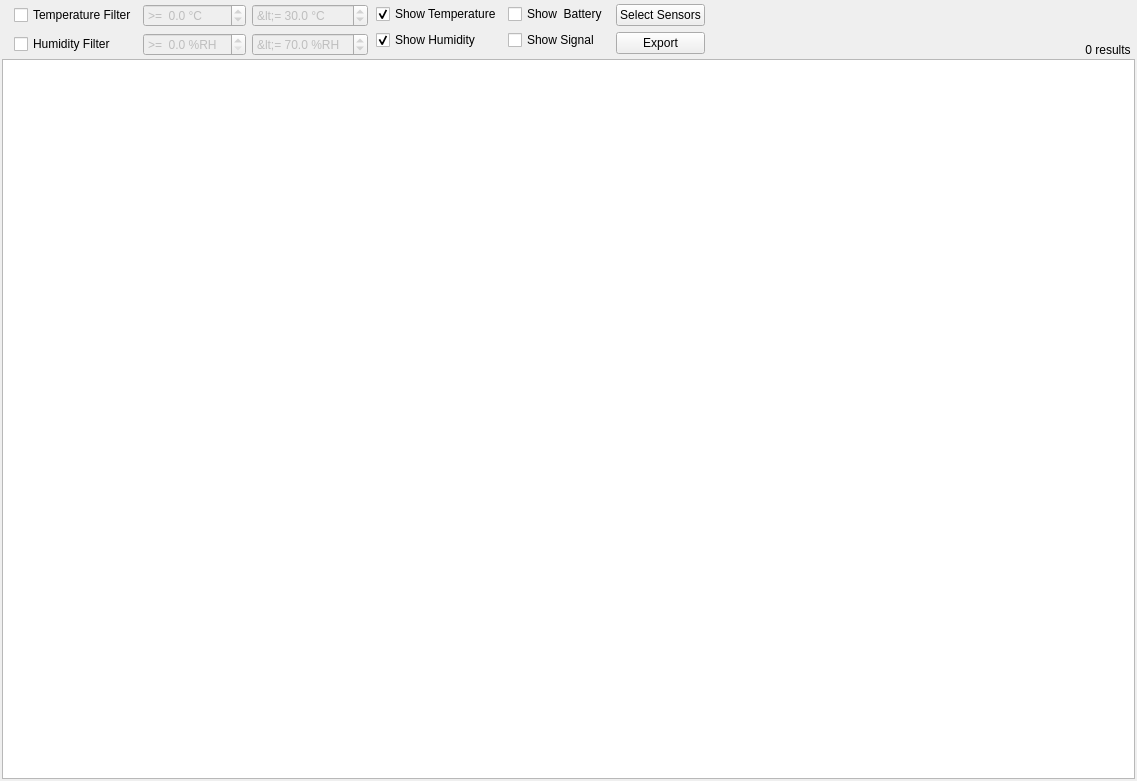
<?xml version="1.0" encoding="UTF-8"?>
<ui version="4.0">
 <class>MeasurementsWidget</class>
 <widget class="QWidget" name="MeasurementsWidget">
  <property name="geometry">
   <rect>
    <x>0</x>
    <y>0</y>
    <width>1137</width>
    <height>781</height>
   </rect>
  </property>
  <property name="windowTitle">
   <string>Form</string>
  </property>
  <layout class="QVBoxLayout" name="verticalLayout">
   <property name="spacing">
    <number>0</number>
   </property>
   <property name="leftMargin">
    <number>2</number>
   </property>
   <property name="topMargin">
    <number>2</number>
   </property>
   <property name="rightMargin">
    <number>2</number>
   </property>
   <property name="bottomMargin">
    <number>2</number>
   </property>
   <item>
    <widget class="QFrame" name="frame">
     <property name="sizePolicy">
      <sizepolicy hsizetype="Preferred" vsizetype="Preferred">
       <horstretch>0</horstretch>
       <verstretch>0</verstretch>
      </sizepolicy>
     </property>
     <property name="maximumSize">
      <size>
       <width>16777215</width>
       <height>16777215</height>
      </size>
     </property>
     <property name="frameShape">
      <enum>QFrame::NoFrame</enum>
     </property>
     <property name="frameShadow">
      <enum>QFrame::Raised</enum>
     </property>
     <layout class="QHBoxLayout" name="horizontalLayout">
      <property name="spacing">
       <number>0</number>
      </property>
      <property name="leftMargin">
       <number>0</number>
      </property>
      <property name="topMargin">
       <number>0</number>
      </property>
      <property name="rightMargin">
       <number>0</number>
      </property>
      <property name="bottomMargin">
       <number>0</number>
      </property>
      <item>
       <widget class="DateTimeFilterWidget" name="dateTimeFilter" native="true">
        <layout class="QGridLayout" name="gridLayout">
         <property name="leftMargin">
          <number>4</number>
         </property>
         <property name="topMargin">
          <number>4</number>
         </property>
         <property name="rightMargin">
          <number>4</number>
         </property>
         <property name="bottomMargin">
          <number>4</number>
         </property>
        </layout>
       </widget>
      </item>
      <item>
       <widget class="QWidget" name="widget_3" native="true">
        <layout class="QGridLayout" name="gridLayout_3">
         <property name="leftMargin">
          <number>4</number>
         </property>
         <property name="topMargin">
          <number>2</number>
         </property>
         <property name="rightMargin">
          <number>4</number>
         </property>
         <property name="bottomMargin">
          <number>2</number>
         </property>
         <item row="0" column="1">
          <widget class="QCheckBox" name="useTemperature">
           <property name="text">
            <string>Temperature Filter</string>
           </property>
           <property name="icon">
            <iconset resource="../res/res.qrc">
             <normaloff>:/icons/ui/temperature.png</normaloff>:/icons/ui/temperature.png</iconset>
           </property>
          </widget>
         </item>
         <item row="1" column="2">
          <widget class="QDoubleSpinBox" name="minHumidity">
           <property name="enabled">
            <bool>false</bool>
           </property>
           <property name="prefix">
            <string>&gt;=  </string>
           </property>
           <property name="suffix">
            <string> %RH</string>
           </property>
           <property name="decimals">
            <number>1</number>
           </property>
           <property name="maximum">
            <double>99.000000000000000</double>
           </property>
          </widget>
         </item>
         <item row="0" column="2">
          <widget class="QDoubleSpinBox" name="minTemperature">
           <property name="enabled">
            <bool>false</bool>
           </property>
           <property name="prefix">
            <string>&gt;=  </string>
           </property>
           <property name="suffix">
            <string> °C</string>
           </property>
           <property name="decimals">
            <number>1</number>
           </property>
           <property name="minimum">
            <double>-50.000000000000000</double>
           </property>
           <property name="maximum">
            <double>199.000000000000000</double>
           </property>
          </widget>
         </item>
         <item row="1" column="3">
          <widget class="QDoubleSpinBox" name="maxHumidity">
           <property name="enabled">
            <bool>false</bool>
           </property>
           <property name="prefix">
            <string>&lt;= </string>
           </property>
           <property name="suffix">
            <string> %RH</string>
           </property>
           <property name="decimals">
            <number>1</number>
           </property>
           <property name="minimum">
            <double>1.000000000000000</double>
           </property>
           <property name="value">
            <double>70.000000000000000</double>
           </property>
          </widget>
         </item>
         <item row="1" column="1">
          <widget class="QCheckBox" name="useHumidity">
           <property name="text">
            <string>Humidity Filter</string>
           </property>
           <property name="icon">
            <iconset resource="../res/res.qrc">
             <normaloff>:/icons/ui/humidity.png</normaloff>:/icons/ui/humidity.png</iconset>
           </property>
          </widget>
         </item>
         <item row="0" column="3">
          <widget class="QDoubleSpinBox" name="maxTemperature">
           <property name="enabled">
            <bool>false</bool>
           </property>
           <property name="prefix">
            <string>&lt;= </string>
           </property>
           <property name="suffix">
            <string> °C</string>
           </property>
           <property name="decimals">
            <number>1</number>
           </property>
           <property name="minimum">
            <double>-49.000000000000000</double>
           </property>
           <property name="maximum">
            <double>200.000000000000000</double>
           </property>
           <property name="value">
            <double>30.000000000000000</double>
           </property>
          </widget>
         </item>
         <item row="2" column="2">
          <spacer name="verticalSpacer_4">
           <property name="orientation">
            <enum>Qt::Vertical</enum>
           </property>
           <property name="sizeHint" stdset="0">
            <size>
             <width>1</width>
             <height>1</height>
            </size>
           </property>
          </spacer>
         </item>
        </layout>
       </widget>
      </item>
      <item>
       <widget class="QWidget" name="widget_2" native="true">
        <layout class="QGridLayout" name="gridLayout_2">
         <property name="leftMargin">
          <number>4</number>
         </property>
         <property name="topMargin">
          <number>2</number>
         </property>
         <property name="rightMargin">
          <number>4</number>
         </property>
         <property name="bottomMargin">
          <number>2</number>
         </property>
         <item row="0" column="0">
          <widget class="QCheckBox" name="showTemperature">
           <property name="text">
            <string>Show Temperature</string>
           </property>
           <property name="icon">
            <iconset resource="../res/res.qrc">
             <normaloff>:/icons/ui/temperature.png</normaloff>:/icons/ui/temperature.png</iconset>
           </property>
           <property name="checked">
            <bool>true</bool>
           </property>
          </widget>
         </item>
         <item row="1" column="0">
          <widget class="QCheckBox" name="showHumidity">
           <property name="text">
            <string>Show Humidity</string>
           </property>
           <property name="icon">
            <iconset resource="../res/res.qrc">
             <normaloff>:/icons/ui/humidity.png</normaloff>:/icons/ui/humidity.png</iconset>
           </property>
           <property name="checked">
            <bool>true</bool>
           </property>
          </widget>
         </item>
         <item row="0" column="1">
          <widget class="QCheckBox" name="showBattery">
           <property name="text">
            <string>Show  Battery</string>
           </property>
           <property name="icon">
            <iconset resource="../res/res.qrc">
             <normaloff>:/icons/ui/battery-75.png</normaloff>:/icons/ui/battery-75.png</iconset>
           </property>
          </widget>
         </item>
         <item row="1" column="1">
          <widget class="QCheckBox" name="showSignal">
           <property name="text">
            <string>Show Signal</string>
           </property>
           <property name="icon">
            <iconset resource="../res/res.qrc">
             <normaloff>:/icons/ui/signal-80.png</normaloff>:/icons/ui/signal-80.png</iconset>
           </property>
          </widget>
         </item>
         <item row="2" column="0" colspan="2">
          <spacer name="verticalSpacer">
           <property name="orientation">
            <enum>Qt::Vertical</enum>
           </property>
           <property name="sizeHint" stdset="0">
            <size>
             <width>1</width>
             <height>1</height>
            </size>
           </property>
          </spacer>
         </item>
        </layout>
       </widget>
      </item>
      <item>
       <widget class="QWidget" name="widget" native="true">
        <property name="sizePolicy">
         <sizepolicy hsizetype="Preferred" vsizetype="Preferred">
          <horstretch>0</horstretch>
          <verstretch>0</verstretch>
         </sizepolicy>
        </property>
        <layout class="QVBoxLayout" name="verticalLayout_2">
         <property name="leftMargin">
          <number>4</number>
         </property>
         <property name="topMargin">
          <number>2</number>
         </property>
         <property name="rightMargin">
          <number>4</number>
         </property>
         <property name="bottomMargin">
          <number>2</number>
         </property>
         <item>
          <widget class="QPushButton" name="selectSensors">
           <property name="text">
            <string>Select Sensors</string>
           </property>
           <property name="icon">
            <iconset resource="../res/res.qrc">
             <normaloff>:/icons/ui/sensor.png</normaloff>:/icons/ui/sensor.png</iconset>
           </property>
          </widget>
         </item>
         <item>
          <widget class="QPushButton" name="exportData">
           <property name="text">
            <string>Export</string>
           </property>
           <property name="icon">
            <iconset resource="../res/res.qrc">
             <normaloff>:/icons/ui/export.png</normaloff>:/icons/ui/export.png</iconset>
           </property>
          </widget>
         </item>
         <item>
          <spacer name="verticalSpacer_2">
           <property name="orientation">
            <enum>Qt::Vertical</enum>
           </property>
           <property name="sizeHint" stdset="0">
            <size>
             <width>0</width>
             <height>0</height>
            </size>
           </property>
          </spacer>
         </item>
        </layout>
       </widget>
      </item>
      <item>
       <spacer name="horizontalSpacer">
        <property name="orientation">
         <enum>Qt::Horizontal</enum>
        </property>
        <property name="sizeHint" stdset="0">
         <size>
          <width>40</width>
          <height>20</height>
         </size>
        </property>
       </spacer>
      </item>
      <item>
       <widget class="QWidget" name="widget_4" native="true">
        <layout class="QVBoxLayout" name="verticalLayout_3">
         <property name="spacing">
          <number>4</number>
         </property>
         <property name="leftMargin">
          <number>4</number>
         </property>
         <property name="topMargin">
          <number>2</number>
         </property>
         <property name="rightMargin">
          <number>4</number>
         </property>
         <property name="bottomMargin">
          <number>2</number>
         </property>
         <item>
          <spacer name="verticalSpacer_3">
           <property name="orientation">
            <enum>Qt::Vertical</enum>
           </property>
           <property name="sizeHint" stdset="0">
            <size>
             <width>1</width>
             <height>1</height>
            </size>
           </property>
          </spacer>
         </item>
         <item>
          <widget class="QLabel" name="resultCount">
           <property name="text">
            <string>0 results</string>
           </property>
           <property name="alignment">
            <set>Qt::AlignCenter</set>
           </property>
          </widget>
         </item>
        </layout>
       </widget>
      </item>
     </layout>
    </widget>
   </item>
   <item>
    <widget class="QFrame" name="frame_2">
     <property name="sizePolicy">
      <sizepolicy hsizetype="Preferred" vsizetype="MinimumExpanding">
       <horstretch>0</horstretch>
       <verstretch>100</verstretch>
      </sizepolicy>
     </property>
     <property name="frameShape">
      <enum>QFrame::NoFrame</enum>
     </property>
     <property name="frameShadow">
      <enum>QFrame::Raised</enum>
     </property>
     <layout class="QHBoxLayout" name="horizontalLayout_2">
      <property name="spacing">
       <number>0</number>
      </property>
      <property name="leftMargin">
       <number>0</number>
      </property>
      <property name="topMargin">
       <number>0</number>
      </property>
      <property name="rightMargin">
       <number>0</number>
      </property>
      <property name="bottomMargin">
       <number>0</number>
      </property>
      <item>
       <widget class="QTreeView" name="list">
        <property name="alternatingRowColors">
         <bool>true</bool>
        </property>
        <property name="uniformRowHeights">
         <bool>true</bool>
        </property>
        <property name="sortingEnabled">
         <bool>true</bool>
        </property>
       </widget>
      </item>
     </layout>
    </widget>
   </item>
  </layout>
 </widget>
 <customwidgets>
  <customwidget>
   <class>DateTimeFilterWidget</class>
   <extends>QWidget</extends>
   <header>DateTimeFilterWidget.h</header>
   <container>1</container>
  </customwidget>
 </customwidgets>
 <resources>
  <include location="../res/res.qrc"/>
 </resources>
 <connections>
  <connection>
   <sender>useTemperature</sender>
   <signal>toggled(bool)</signal>
   <receiver>minTemperature</receiver>
   <slot>setEnabled(bool)</slot>
   <hints>
    <hint type="sourcelabel">
     <x>441</x>
     <y>21</y>
    </hint>
    <hint type="destinationlabel">
     <x>576</x>
     <y>27</y>
    </hint>
   </hints>
  </connection>
  <connection>
   <sender>useTemperature</sender>
   <signal>toggled(bool)</signal>
   <receiver>maxTemperature</receiver>
   <slot>setEnabled(bool)</slot>
   <hints>
    <hint type="sourcelabel">
     <x>380</x>
     <y>17</y>
    </hint>
    <hint type="destinationlabel">
     <x>796</x>
     <y>32</y>
    </hint>
   </hints>
  </connection>
  <connection>
   <sender>useHumidity</sender>
   <signal>toggled(bool)</signal>
   <receiver>minHumidity</receiver>
   <slot>setEnabled(bool)</slot>
   <hints>
    <hint type="sourcelabel">
     <x>412</x>
     <y>62</y>
    </hint>
    <hint type="destinationlabel">
     <x>652</x>
     <y>70</y>
    </hint>
   </hints>
  </connection>
  <connection>
   <sender>useHumidity</sender>
   <signal>toggled(bool)</signal>
   <receiver>maxHumidity</receiver>
   <slot>setEnabled(bool)</slot>
   <hints>
    <hint type="sourcelabel">
     <x>380</x>
     <y>60</y>
    </hint>
    <hint type="destinationlabel">
     <x>796</x>
     <y>70</y>
    </hint>
   </hints>
  </connection>
 </connections>
</ui>
